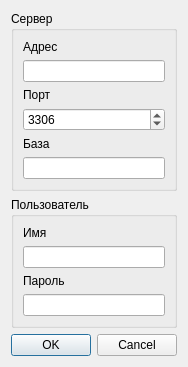
<?xml version="1.0" encoding="UTF-8"?>
<ui version="4.0">
 <class>settings_db</class>
 <widget class="QDialog" name="settings_db">
  <property name="geometry">
   <rect>
    <x>0</x>
    <y>0</y>
    <width>174</width>
    <height>338</height>
   </rect>
  </property>
  <property name="windowTitle">
   <string>Настройки Базы Данных</string>
  </property>
  <layout class="QVBoxLayout" name="verticalLayout">
   <item>
    <widget class="QGroupBox" name="groupBox">
     <property name="title">
      <string>Сервер</string>
     </property>
     <layout class="QVBoxLayout" name="verticalLayout_2">
      <item>
       <widget class="QLabel" name="label_host_name">
        <property name="text">
         <string>Адрес</string>
        </property>
       </widget>
      </item>
      <item>
       <widget class="QLineEdit" name="edit_host_name"/>
      </item>
      <item>
       <widget class="QLabel" name="label_port">
        <property name="text">
         <string>Порт</string>
        </property>
       </widget>
      </item>
      <item>
       <widget class="QSpinBox" name="edit_port">
        <property name="maximum">
         <number>99999</number>
        </property>
        <property name="value">
         <number>3306</number>
        </property>
       </widget>
      </item>
      <item>
       <widget class="QLabel" name="label_db_name">
        <property name="text">
         <string>База</string>
        </property>
       </widget>
      </item>
      <item>
       <widget class="QLineEdit" name="edit_db_name"/>
      </item>
     </layout>
    </widget>
   </item>
   <item>
    <widget class="QGroupBox" name="groupBox_2">
     <property name="title">
      <string>Пользователь</string>
     </property>
     <layout class="QVBoxLayout" name="verticalLayout_3">
      <item>
       <widget class="QLabel" name="label_user_name">
        <property name="text">
         <string>Имя</string>
        </property>
       </widget>
      </item>
      <item>
       <widget class="QLineEdit" name="edit_user_name"/>
      </item>
      <item>
       <widget class="QLabel" name="label_user_password">
        <property name="text">
         <string>Пароль</string>
        </property>
       </widget>
      </item>
      <item>
       <widget class="QLineEdit" name="edit_user_password">
        <property name="echoMode">
         <enum>QLineEdit::Password</enum>
        </property>
       </widget>
      </item>
     </layout>
    </widget>
   </item>
   <item>
    <spacer name="verticalSpacer">
     <property name="orientation">
      <enum>Qt::Vertical</enum>
     </property>
     <property name="sizeHint" stdset="0">
      <size>
       <width>20</width>
       <height>0</height>
      </size>
     </property>
    </spacer>
   </item>
   <item>
    <widget class="QDialogButtonBox" name="buttonBox">
     <property name="orientation">
      <enum>Qt::Horizontal</enum>
     </property>
     <property name="standardButtons">
      <set>QDialogButtonBox::Cancel|QDialogButtonBox::Ok</set>
     </property>
    </widget>
   </item>
  </layout>
 </widget>
 <resources/>
 <connections>
  <connection>
   <sender>buttonBox</sender>
   <signal>accepted()</signal>
   <receiver>settings_db</receiver>
   <slot>accept()</slot>
   <hints>
    <hint type="sourcelabel">
     <x>248</x>
     <y>254</y>
    </hint>
    <hint type="destinationlabel">
     <x>157</x>
     <y>274</y>
    </hint>
   </hints>
  </connection>
  <connection>
   <sender>buttonBox</sender>
   <signal>rejected()</signal>
   <receiver>settings_db</receiver>
   <slot>reject()</slot>
   <hints>
    <hint type="sourcelabel">
     <x>316</x>
     <y>260</y>
    </hint>
    <hint type="destinationlabel">
     <x>286</x>
     <y>274</y>
    </hint>
   </hints>
  </connection>
 </connections>
</ui>
